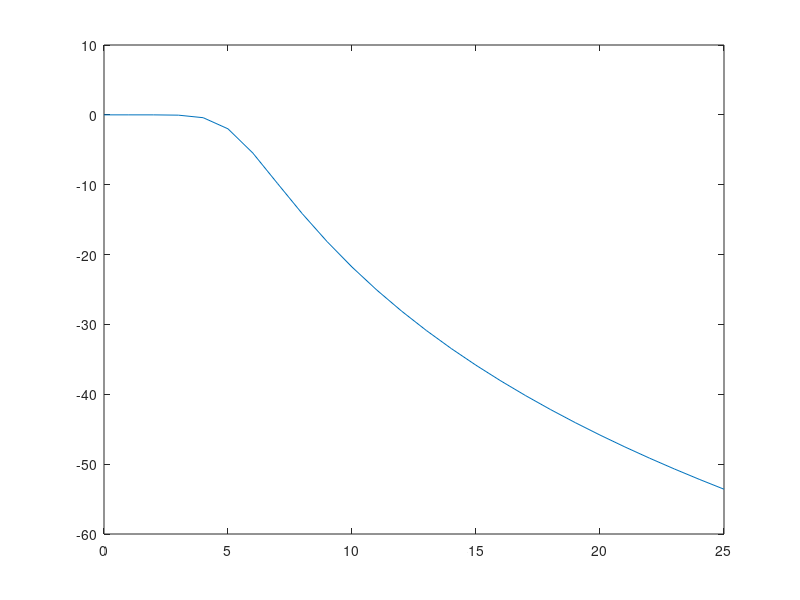
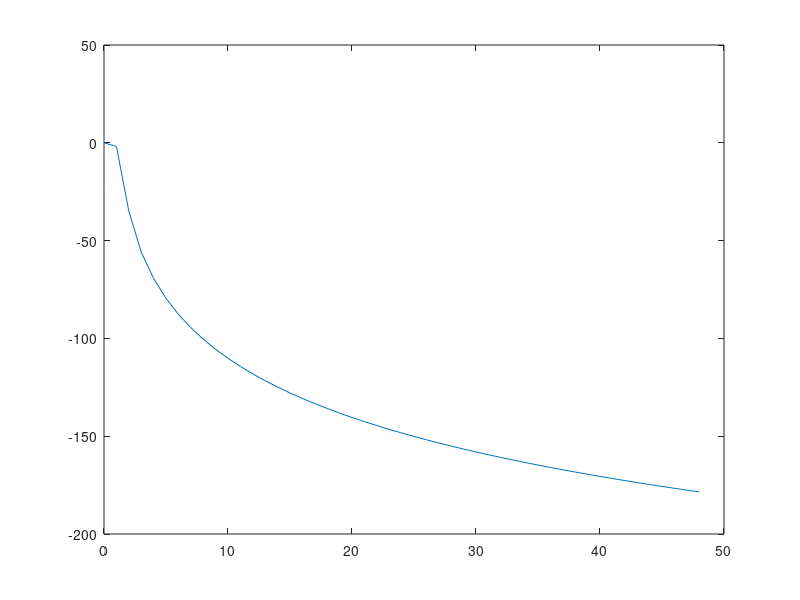

Recreate these plots in MATLAB, in order.
ws=12; 
wp=5; 
rp=2; 
rs=25;
%butterworth
[n, wn]=buttord(wp,ws,rp,rs,'s');
[b,a]= butter(n,wn,'s');
w =0:25;
H=freqs(b,a,w);
plot(w,20*log10(abs(H)));
%chebyshev
ws1=1; 
wp1=1.3; 
rp1=2; 
rs1=20;
[n1 wn1]=cheb1ord(wp1,ws1,rp1,rs1,'s');
[b1, a1]= cheby1(n1,rp1,wn1,'s');
w1=0:4*ws;
H=freqs(b1,a1,w1);
figure(2);
plot(w1,20*log10(abs(H)));